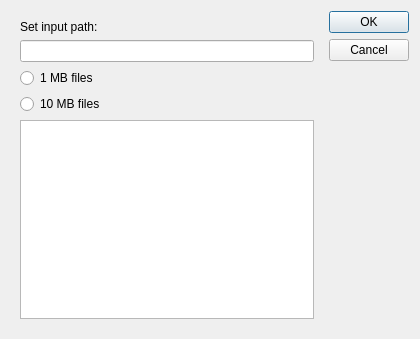
<?xml version="1.0" encoding="UTF-8"?>
<ui version="4.0">
 <class>Dialog</class>
 <widget class="QDialog" name="Dialog">
  <property name="geometry">
   <rect>
    <x>0</x>
    <y>0</y>
    <width>420</width>
    <height>339</height>
   </rect>
  </property>
  <property name="windowTitle">
   <string>Dialog</string>
  </property>
  <layout class="QHBoxLayout" name="horizontalLayout">
   <item>
    <widget class="QWidget" name="Input_Area_Sequence" native="true">
     <layout class="QVBoxLayout" name="verticalLayout">
      <item>
       <widget class="QLabel" name="Input_path_lbl">
        <property name="text">
         <string>Set input path:</string>
        </property>
       </widget>
      </item>
      <item>
       <widget class="QLineEdit" name="Path_Input"/>
      </item>
      <item>
       <widget class="QRadioButton" name="radbtn_1mb">
        <property name="text">
         <string>1 MB files</string>
        </property>
       </widget>
      </item>
      <item>
       <widget class="QRadioButton" name="radbtn_10mb">
        <property name="text">
         <string>10 MB files</string>
        </property>
       </widget>
      </item>
      <item>
       <widget class="QListWidget" name="FileList"/>
      </item>
     </layout>
    </widget>
   </item>
   <item>
    <widget class="QDialogButtonBox" name="buttonBox">
     <property name="orientation">
      <enum>Qt::Vertical</enum>
     </property>
     <property name="standardButtons">
      <set>QDialogButtonBox::Cancel|QDialogButtonBox::Ok</set>
     </property>
    </widget>
   </item>
  </layout>
 </widget>
 <resources/>
 <connections>
  <connection>
   <sender>buttonBox</sender>
   <signal>accepted()</signal>
   <receiver>Dialog</receiver>
   <slot>accept()</slot>
   <hints>
    <hint type="sourcelabel">
     <x>248</x>
     <y>254</y>
    </hint>
    <hint type="destinationlabel">
     <x>157</x>
     <y>274</y>
    </hint>
   </hints>
  </connection>
  <connection>
   <sender>buttonBox</sender>
   <signal>rejected()</signal>
   <receiver>Dialog</receiver>
   <slot>reject()</slot>
   <hints>
    <hint type="sourcelabel">
     <x>316</x>
     <y>260</y>
    </hint>
    <hint type="destinationlabel">
     <x>286</x>
     <y>274</y>
    </hint>
   </hints>
  </connection>
 </connections>
</ui>
